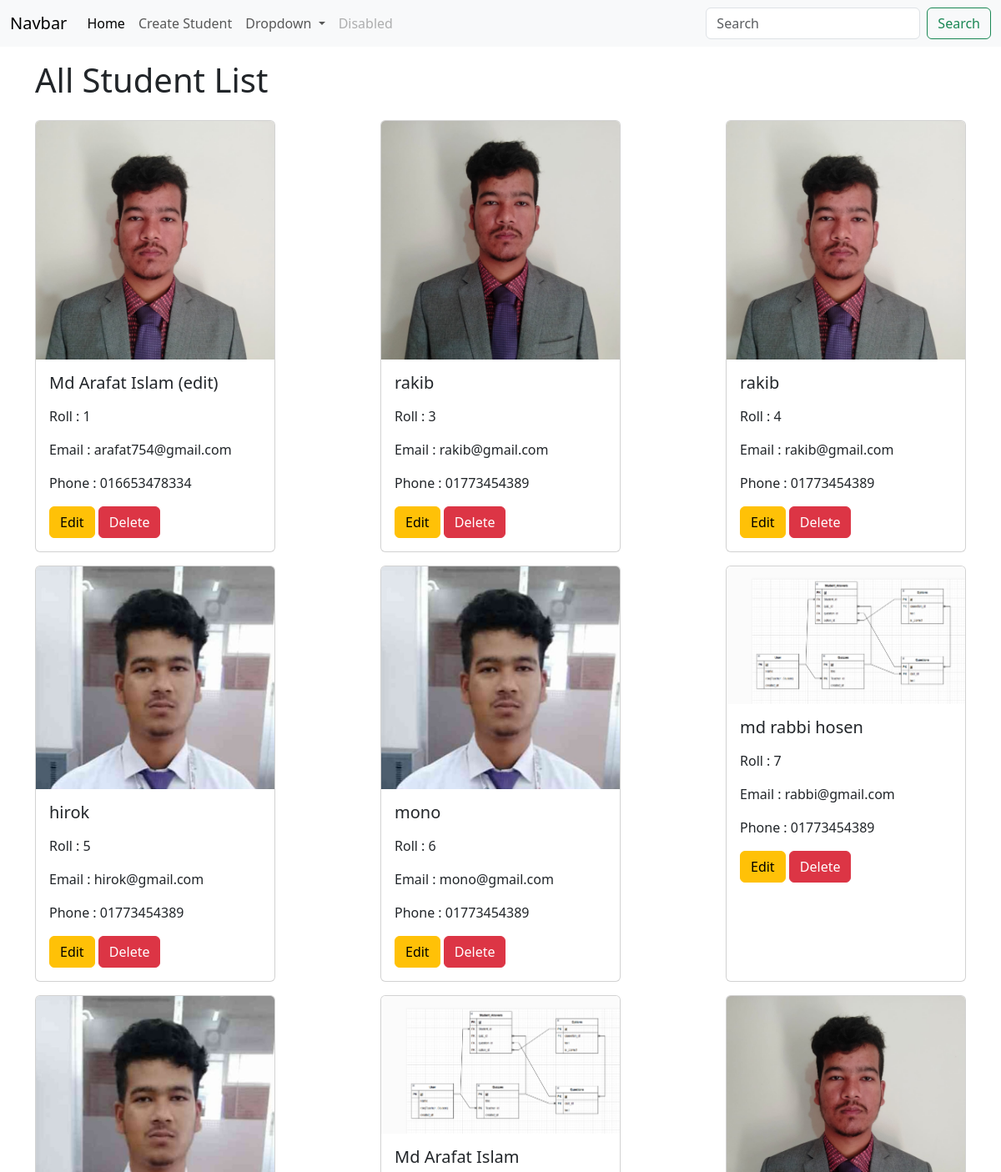
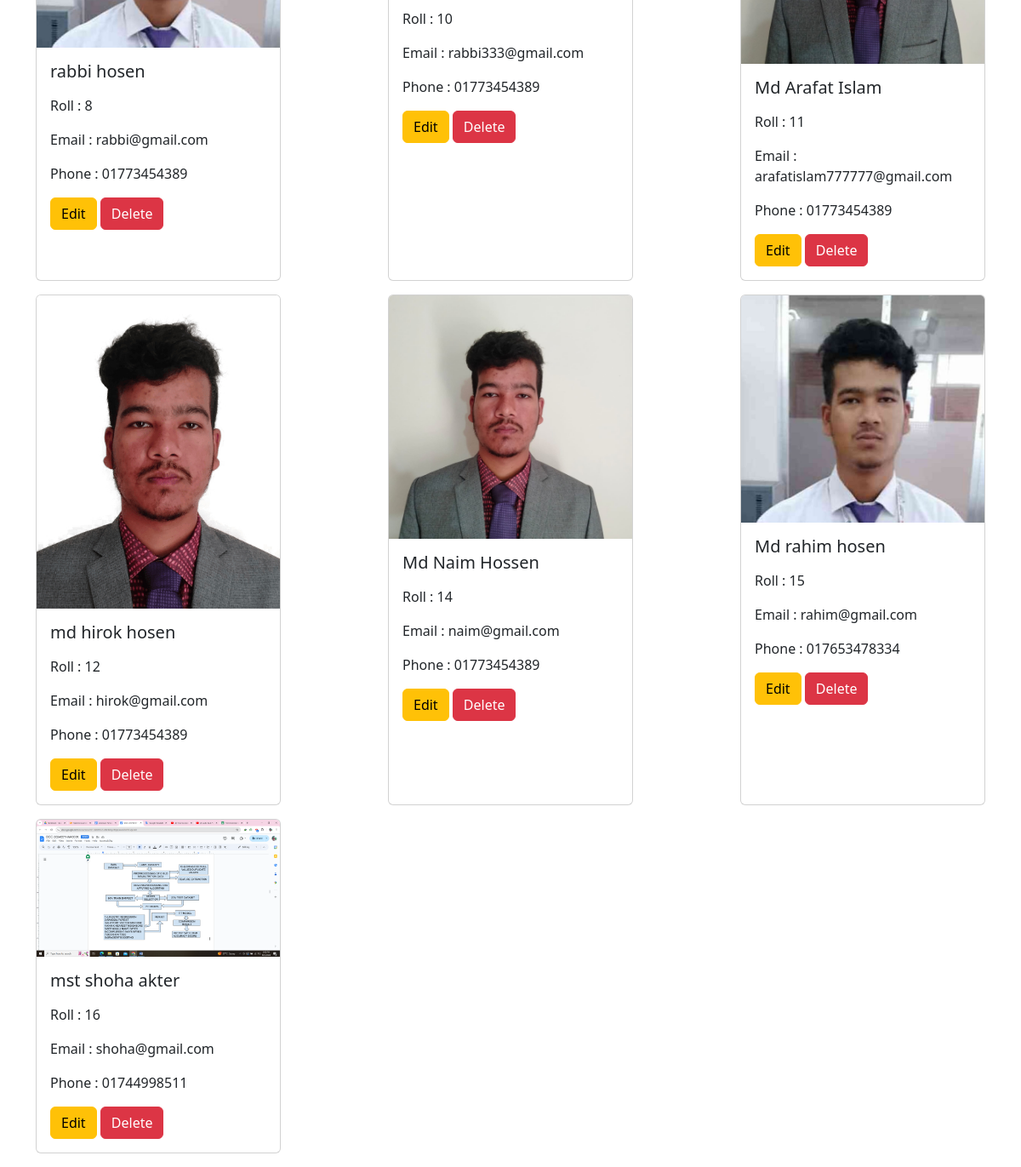
/home/, run on the app's committed database (2 pictures, top to bottom).
### student/models.py (models this page shows, shortened)
class Student(models.Model):
    name = models.CharField(max_length=200)
    email = models.EmailField()
    phone = models.CharField(max_length=15)
    password = models.CharField(max_length=10)
    checkbox = models.BooleanField()  # only true or false
    photo = models.ImageField(upload_to=student_directory_name, default=None, null=True)

### student/views.py (the view)
# urls.py: path('home/' , views.StudentLists.as_view(), name = "home"),  # class base
class StudentLists(ListView):
    model =models.Student
    template_name = 'student/index.html'
    context_object_name = 'students'

### student/templates/student/index.html (shortened to what this page needs)
{% extends "base.html" %}
{% block content %}
<h1 class="py-3 container">All Student List</h1>
<div class="d-flex flex-wrap justify-content-between container">
    {% for student in students %}
    <div class="card col-3 mb-3" style="width: 18rem;">
        <img src="{{student.photo.url}}" class="card-img-top" alt="..." width="200">
        <div class="card-body">
            <h5 class="card-title">{{ student.name}}</h5>
            <p class="card-text">
            <p>Roll : {{student.id}}</p>
            <p>Email : {{student.email}}</p>
            <p>Phone : {{student.phone}}</p>
            </p>
            <a href="{% url 'update_student' id=student.id %}" class="btn btn-warning">Edit</a>
            <a href="{% url 'delete_student' id=student.id %}" class="btn btn-danger">Delete</a>
        </div>
    </div>
    {% endfor %}
    {% endblock %}
    <!-- {% load crispy_forms_tags %}

### templates/base.html (shortened to what this page needs)
<!doctype html>
<html lang="en">
<head>
    <link href="https://cdn.jsdelivr.net/npm/bootstrap@5.3.3/dist/css/bootstrap.min.css" rel="stylesheet"
>
</head>
<body>
    <nav class="navbar navbar-expand-lg bg-body-tertiary">
        <div class="container-fluid">
            <a class="navbar-brand" href="#">Navbar</a>
            <div class="collapse navbar-collapse" id="navbarSupportedContent">
                <ul class="navbar-nav me-auto mb-2 mb-lg-0">
                    <li class="nav-item">
                        <a class="nav-link active" aria-current="page" href="{% url 'home' %}">Home</a>
                    </li>
                    <li class="nav-item">
                        <a class="nav-link" href="{% url 'create_student' %}">Create Student</a>
                    </li>
                    <li class="nav-item dropdown">
                        <a class="nav-link dropdown-toggle" href="#" role="button" data-bs-toggle="dropdown"
                            aria-expanded="false">
                            Dropdown
                        </a>
                    </li>
                    <li class="nav-item">
                        <a class="nav-link disabled" aria-disabled="true">Disabled</a>
                    </li>
                </ul>
                <form class="d-flex" role="search">
                    <input class="form-control me-2" type="search" placeholder="Search" aria-label="Search">
                    <button class="btn btn-outline-success" type="submit">Search</button>
                </form>
            </div>
        </div>
    </nav>
   {% block content %}
   {% endblock %}
</body>
</html>

### data on the page
Student: photo (picture), name "Md Arafat Islam (edit)", id "1", email "arafat754@gmail.com", phone "016653478334"
Student: photo (picture), name "rakib", id "3", email "rakib@gmail.com", phone "01773454389"
Student: photo (picture), name "rakib", id "4", email "rakib@gmail.com", phone "01773454389"
Student: photo (picture), name "hirok", id "5", email "hirok@gmail.com", phone "01773454389"
Student: photo (picture), name "mono", id "6", email "mono@gmail.com", phone "01773454389"
Student: photo (picture), name "md rabbi hosen", id "7", email "rabbi@gmail.com", phone "01773454389"
Student: photo (picture), name "rabbi hosen", id "8", email "rabbi@gmail.com", phone "01773454389"
Student: photo (picture), name "Md Arafat Islam", id "10", email "rabbi333@gmail.com", phone "01773454389"
Student: photo (picture), name "Md Arafat Islam", id "11", email "arafatislam777777@gmail.com", phone "01773454389"
Student: photo (picture), name "md hirok hosen", id "12", email "hirok@gmail.com", phone "01773454389"
Student: photo (picture), name "Md Naim Hossen", id "14", email "naim@gmail.com", phone "01773454389"
Student: photo (picture), name "Md rahim hosen", id "15", email "rahim@gmail.com", phone "017653478334"
Student: photo (picture), name "mst shoha akter", id "16", email "shoha@gmail.com", phone "01744998511"
